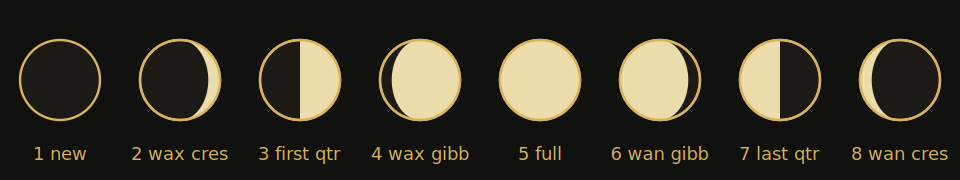

This figure's Python source:
import math, cairosvg
GOLD="#d8b35a"; LIT="#ecdcab"; DARK="#1b1a16"; BG="#10100f"

def moon(cx, cy, r, phase):
    f=(phase-1)/8.0           # 0=new .5=full
    a=f*2*math.pi
    lit=(1-math.cos(a))/2.0
    rx=abs(r*math.cos(a))
    out=[f'<circle cx="{cx}" cy="{cy}" r="{r}" fill="{DARK}" stroke="{GOLD}" stroke-width="1.2"/>']
    top=f"{cx},{cy-r}"; bot=f"{cx},{cy+r}"
    if lit>0.985:
        out.append(f'<circle cx="{cx}" cy="{cy}" r="{r}" fill="{LIT}" stroke="{GOLD}" stroke-width="1.2"/>')
        return "".join(out)
    if lit<0.015:
        return "".join(out)
    if f<0.5:  # waxing, lit on right
        outer=f"A {r} {r} 0 0 1 {bot}"
        inner_sweep = 0 if lit<0.5 else 1
    else:      # waning, lit on left
        outer=f"A {r} {r} 0 0 0 {bot}"
        inner_sweep = 1 if lit<0.5 else 0
    out.append(f'<path d="M {top} {outer} A {rx} {r} 0 0 {inner_sweep} {top} Z" fill="{LIT}"/>')
    out.append(f'<circle cx="{cx}" cy="{cy}" r="{r}" fill="none" stroke="{GOLD}" stroke-width="1.2"/>')
    return "".join(out)

W=8*60; H=90
p=[f'<svg xmlns="http://www.w3.org/2000/svg" width="{W}" height="{H}" viewBox="0 0 {W} {H}"><rect width="{W}" height="{H}" fill="{BG}"/>']
names=["new","wax cres","first qtr","wax gibb","full","wan gibb","last qtr","wan cres"]
for i in range(8):
    cx=30+i*60; p.append(moon(cx,40,20,i+1))
    p.append(f'<text x="{cx}" y="80" fill="{GOLD}" font-size="9" font-family="sans-serif" text-anchor="middle">{i+1} {names[i]}</text>')
p.append("</svg>")
svg="".join(p)
cairosvg.svg2png(bytestring=svg.encode(), write_to="scratch/prisma-art/moontest.png", scale=2)
print("ok")
